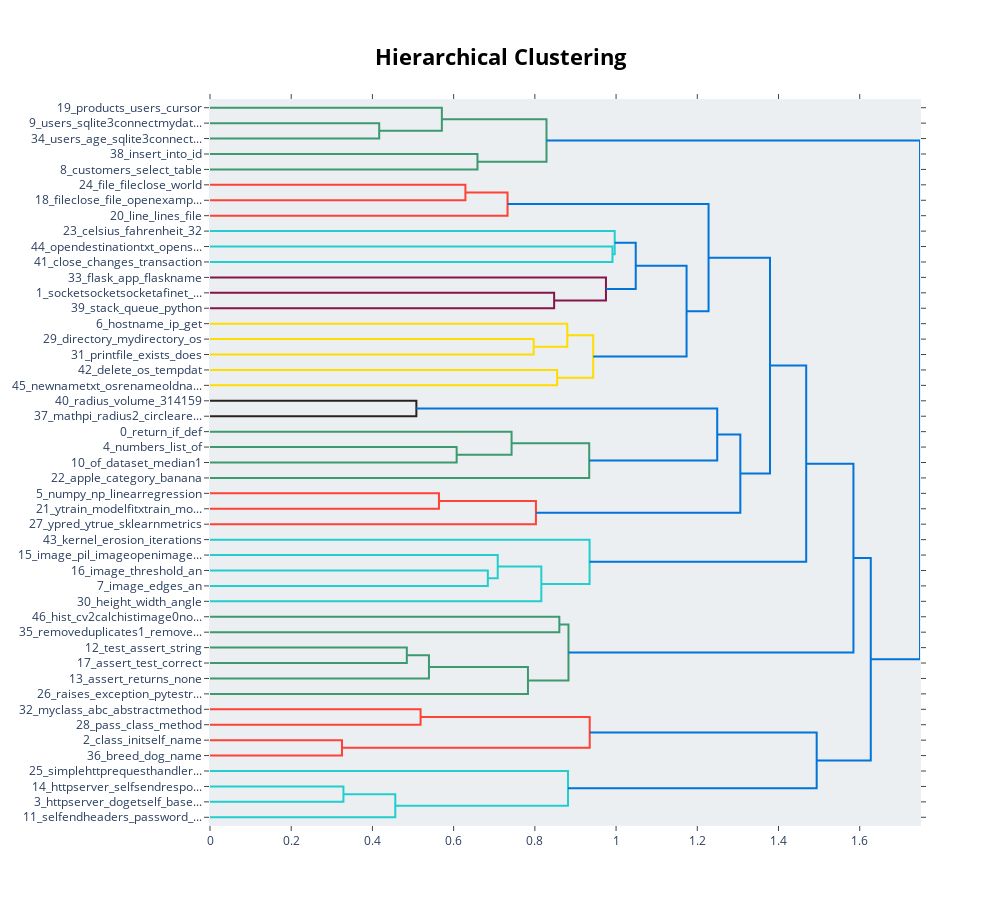

The code cell stored with this chart in its notebook:
### Code cell
variable_topic_model.visualize_hierarchy()

### Figure 1 — Plotly figure (JSON) as saved in the notebook; plotly's stock layout.template omitted (floating-point values rounded to 4 significant figures)
{"data": [{"hoverinfo": "text", "marker": {"color": "rgb(61,153,112)"}, "mode": "lines", "type": "scatter", "x": [0.0, 0.4167, 0.4167, 0.0], "xaxis": "x", "y": [-15.0, -15.0, -25.0, -25.0], "yaxis": "y"}, {"hoverinfo": "text", "marker": {"color": "rgb(61,153,112)"}, "mode": "lines", "type": "scatter", "x": [0.0, 0.571, 0.571, 0.4167], "xaxis": "x", "y": [-5.0, -5.0, -20.0, -20.0], "yaxis": "y"}, {"hoverinfo": "text", "marker": {"color": "rgb(61,153,112)"}, "mode": "lines", "type": "scatter", "x": [0.0, 0.6587, 0.6587, 0.0], "xaxis": "x", "y": [-35.0, -35.0, -45.0, -45.0], "yaxis": "y"}, {"hoverinfo": "text", "marker": {"color": "rgb(61,153,112)"}, "mode": "lines", "type": "scatter", "x": [0.571, 0.8287, 0.8287, 0.6587], "xaxis": "x", "y": [-12.5, -12.5, -40.0, -40.0], "yaxis": "y"}, {"hoverinfo": "text", "marker": {"color": "rgb(255,65,54)"}, "mode": "lines", "type": "scatter", "x": [0.0, 0.629, 0.629, 0.0], "xaxis": "x", "y": [-55.0, -55.0, -65.0, -65.0], "yaxis": "y"}, {"hoverinfo": "text", "marker": {"color": "rgb(255,65,54)"}, "mode": "lines", "type": "scatter", "x": [0.629, 0.7327, 0.7327, 0.0], "xaxis": "x", "y": [-60.0, -60.0, -75.0, -75.0], "yaxis": "y"}, {"hoverinfo": "text", "marker": {"color": "rgb(35,205,205)"}, "mode": "lines", "type": "scatter", "x": [0.0, 0.9911, 0.9911, 0.0], "xaxis": "x", "y": [-95.0, -95.0, -105.0, -105.0], "yaxis": "y"}, {"hoverinfo": "text", "marker": {"color": "rgb(35,205,205)"}, "mode": "lines", "type": "scatter", "x": [0.0, 0.9966, 0.9966, 0.9911], "xaxis": "x", "y": [-85.0, -85.0, -100.0, -100.0], "yaxis": "y"}, {"hoverinfo": "text", "marker": {"color": "rgb(133,20,75)"}, "mode": "lines", "type": "scatter", "x": [0.0, 0.8475, 0.8475, 0.0], "xaxis": "x", "y": [-125.0, -125.0, -135.0, -135.0], "yaxis": "y"}, {"hoverinfo": "text", "marker": {"color": "rgb(133,20,75)"}, "mode": "lines", "type": "scatter", "x": [0.0, 0.9751, 0.9751, 0.8475], "xaxis": "x", "y": [-115.0, -115.0, -130.0, -130.0], "yaxis": "y"}, {"hoverinfo": "text", "marker": {"color": "rgb(0,116,217)"}, "mode": "lines", "type": "scatter", "x": [0.9966, 1.048, 1.048, 0.9751], "xaxis": "x", "y": [-92.5, -92.5, -122.5, -122.5], "yaxis": "y"}, {"hoverinfo": "text", "marker": {"color": "rgb(255,220,0)"}, "mode": "lines", "type": "scatter", "x": [0.0, 0.7971, 0.7971, 0.0], "xaxis": "x", "y": [-155.0, -155.0, -165.0, -165.0], "yaxis": "y"}, {"hoverinfo": "text", "marker": {"color": "rgb(255,220,0)"}, "mode": "lines", "type": "scatter", "x": [0.0, 0.88, 0.88, 0.7971], "xaxis": "x", "y": [-145.0, -145.0, -160.0, -160.0], "yaxis": "y"}, {"hoverinfo": "text", "marker": {"color": "rgb(255,220,0)"}, "mode": "lines", "type": "scatter", "x": [0.0, 0.8548, 0.8548, 0.0], "xaxis": "x", "y": [-175.0, -175.0, -185.0, -185.0], "yaxis": "y"}, {"hoverinfo": "text", "marker": {"color": "rgb(255,220,0)"}, "mode": "lines", "type": "scatter", "x": [0.88, 0.9437, 0.9437, 0.8548], "xaxis": "x", "y": [-152.5, -152.5, -180.0, -180.0], "yaxis": "y"}, {"hoverinfo": "text", "marker": {"color": "rgb(0,116,217)"}, "mode": "lines", "type": "scatter", "x": [1.048, 1.174, 1.174, 0.9437], "xaxis": "x", "y": [-107.5, -107.5, -166.2, -166.2], "yaxis": "y"}, {"hoverinfo": "text", "marker": {"color": "rgb(0,116,217)"}, "mode": "lines", "type": "scatter", "x": [0.7327, 1.228, 1.228, 1.174], "xaxis": "x", "y": [-67.5, -67.5, -136.9, -136.9], "yaxis": "y"}, {"hoverinfo": "text", "marker": {"color": "rgb(40,35,35)"}, "mode": "lines", "type": "scatter", "x": [0.0, 0.5082, 0.5082, 0.0], "xaxis": "x", "y": [-195.0, -195.0, -205.0, -205.0], "yaxis": "y"}, {"hoverinfo": "text", "marker": {"color": "rgb(61,153,112)"}, "mode": "lines", "type": "scatter", "x": [0.0, 0.6074, 0.6074, 0.0], "xaxis": "x", "y": [-225.0, -225.0, -235.0, -235.0], "yaxis": "y"}, {"hoverinfo": "text", "marker": {"color": "rgb(61,153,112)"}, "mode": "lines", "type": "scatter", "x": [0.0, 0.7427, 0.7427, 0.6074], "xaxis": "x", "y": [-215.0, -215.0, -230.0, -230.0], "yaxis": "y"}, {"hoverinfo": "text", "marker": {"color": "rgb(61,153,112)"}, "mode": "lines", "type": "scatter", "x": [0.7427, 0.9339, 0.9339, 0.0], "xaxis": "x", "y": [-222.5, -222.5, -245.0, -245.0], "yaxis": "y"}, {"hoverinfo": "text", "marker": {"color": "rgb(0,116,217)"}, "mode": "lines", "type": "scatter", "x": [0.5082, 1.249, 1.249, 0.9339], "xaxis": "x", "y": [-200.0, -200.0, -233.8, -233.8], "yaxis": "y"}, {"hoverinfo": "text", "marker": {"color": "rgb(255,65,54)"}, "mode": "lines", "type": "scatter", "x": [0.0, 0.5638, 0.5638, 0.0], "xaxis": "x", "y": [-255.0, -255.0, -265.0, -265.0], "yaxis": "y"}, {"hoverinfo": "text", "marker": {"color": "rgb(255,65,54)"}, "mode": "lines", "type": "scatter", "x": [0.5638, 0.8026, 0.8026, 0.0], "xaxis": "x", "y": [-260.0, -260.0, -275.0, -275.0], "yaxis": "y"}, {"hoverinfo": "text", "marker": {"color": "rgb(0,116,217)"}, "mode": "lines", "type": "scatter", "x": [1.249, 1.306, 1.306, 0.8026], "xaxis": "x", "y": [-216.9, -216.9, -267.5, -267.5], "yaxis": "y"}, {"hoverinfo": "text", "marker": {"color": "rgb(0,116,217)"}, "mode": "lines", "type": "scatter", "x": [1.228, 1.379, 1.379, 1.306], "xaxis": "x", "y": [-102.2, -102.2, -242.2, -242.2], "yaxis": "y"}, {"hoverinfo": "text", "marker": {"color": "rgb(35,205,205)"}, "mode": "lines", "type": "scatter", "x": [0.0, 0.6842, 0.6842, 0.0], "xaxis": "x", "y": [-305.0, -305.0, -315.0, -315.0], "yaxis": "y"}, {"hoverinfo": "text", "marker": {"color": "rgb(35,205,205)"}, "mode": "lines", "type": "scatter", "x": [0.0, 0.7086, 0.7086, 0.6842], "xaxis": "x", "y": [-295.0, -295.0, -310.0, -310.0], "yaxis": "y"}, {"hoverinfo": "text", "marker": {"color": "rgb(35,205,205)"}, "mode": "lines", "type": "scatter", "x": [0.7086, 0.8159, 0.8159, 0.0], "xaxis": "x", "y": [-302.5, -302.5, -325.0, -325.0], "yaxis": "y"}, {"hoverinfo": "text", "marker": {"color": "rgb(35,205,205)"}, "mode": "lines", "type": "scatter", "x": [0.0, 0.9348, 0.9348, 0.8159], "xaxis": "x", "y": [-285.0, -285.0, -313.8, -313.8], "yaxis": "y"}, {"hoverinfo": "text", "marker": {"color": "rgb(0,116,217)"}, "mode": "lines", "type": "scatter", "x": [1.379, 1.468, 1.468, 0.9348], "xaxis": "x", "y": [-172.2, -172.2, -299.4, -299.4], "yaxis": "y"}, {"hoverinfo": "text", "marker": {"color": "rgb(61,153,112)"}, "mode": "lines", "type": "scatter", "x": [0.0, 0.8603, 0.8603, 0.0], "xaxis": "x", "y": [-335.0, -335.0, -345.0, -345.0], "yaxis": "y"}, {"hoverinfo": "text", "marker": {"color": "rgb(61,153,112)"}, "mode": "lines", "type": "scatter", "x": [0.0, 0.4847, 0.4847, 0.0], "xaxis": "x", "y": [-355.0, -355.0, -365.0, -365.0], "yaxis": "y"}, {"hoverinfo": "text", "marker": {"color": "rgb(61,153,112)"}, "mode": "lines", "type": "scatter", "x": [0.4847, 0.5392, 0.5392, 0.0], "xaxis": "x", "y": [-360.0, -360.0, -375.0, -375.0], "yaxis": "y"}, {"hoverinfo": "text", "marker": {"color": "rgb(61,153,112)"}, "mode": "lines", "type": "scatter", "x": [0.5392, 0.783, 0.783, 0.0], "xaxis": "x", "y": [-367.5, -367.5, -385.0, -385.0], "yaxis": "y"}, {"hoverinfo": "text", "marker": {"color": "rgb(61,153,112)"}, "mode": "lines", "type": "scatter", "x": [0.8603, 0.8828, 0.8828, 0.783], "xaxis": "x", "y": [-340.0, -340.0, -376.2, -376.2], "yaxis": "y"}, {"hoverinfo": "text", "marker": {"color": "rgb(0,116,217)"}, "mode": "lines", "type": "scatter", "x": [1.468, 1.585, 1.585, 0.8828], "xaxis": "x", "y": [-235.8, -235.8, -358.1, -358.1], "yaxis": "y"}, {"hoverinfo": "text", "marker": {"color": "rgb(255,65,54)"}, "mode": "lines", "type": "scatter", "x": [0.0, 0.5185, 0.5185, 0.0], "xaxis": "x", "y": [-395.0, -395.0, -405.0, -405.0], "yaxis": "y"}, {"hoverinfo": "text", "marker": {"color": "rgb(255,65,54)"}, "mode": "lines", "type": "scatter", "x": [0.0, 0.325, 0.325, 0.0], "xaxis": "x", "y": [-415.0, -415.0, -425.0, -425.0], "yaxis": "y"}, {"hoverinfo": "text", "marker": {"color": "rgb(255,65,54)"}, "mode": "lines", "type": "scatter", "x": [0.5185, 0.9351, 0.9351, 0.325], "xaxis": "x", "y": [-400.0, -400.0, -420.0, -420.0], "yaxis": "y"}, {"hoverinfo": "text", "marker": {"color": "rgb(35,205,205)"}, "mode": "lines", "type": "scatter", "x": [0.0, 0.3286, 0.3286, 0.0], "xaxis": "x", "y": [-445.0, -445.0, -455.0, -455.0], "yaxis": "y"}, {"hoverinfo": "text", "marker": {"color": "rgb(35,205,205)"}, "mode": "lines", "type": "scatter", "x": [0.3286, 0.4563, 0.4563, 0.0], "xaxis": "x", "y": [-450.0, -450.0, -465.0, -465.0], "yaxis": "y"}, {"hoverinfo": "text", "marker": {"color": "rgb(35,205,205)"}, "mode": "lines", "type": "scatter", "x": [0.0, 0.8816, 0.8816, 0.4563], "xaxis": "x", "y": [-435.0, -435.0, -457.5, -457.5], "yaxis": "y"}, {"hoverinfo": "text", "marker": {"color": "rgb(0,116,217)"}, "mode": "lines", "type": "scatter", "x": [0.9351, 1.494, 1.494, 0.8816], "xaxis": "x", "y": [-410.0, -410.0, -446.2, -446.2], "yaxis": "y"}, {"hoverinfo": "text", "marker": {"color": "rgb(0,116,217)"}, "mode": "lines", "type": "scatter", "x": [1.585, 1.627, 1.627, 1.494], "xaxis": "x", "y": [-297.0, -297.0, -428.1, -428.1], "yaxis": "y"}, {"hoverinfo": "text", "marker": {"color": "rgb(0,116,217)"}, "mode": "lines", "type": "scatter", "x": [0.8287, 1.748, 1.748, 1.627], "xaxis": "x", "y": [-26.25, -26.25, -362.5, -362.5], "yaxis": "y"}], "layout": {"autosize": false, "height": 905, "hoverlabel": {"bgcolor": "white", "font": {"family": "Rockwell", "size": 16}}, "hovermode": "closest", "plot_bgcolor": "#ECEFF1", "showlegend": false, "title": {"font": {"color": "Black", "size": 22}, "text": "<b>Hierarchical Clustering</b>", "x": 0.5, "xanchor": "center", "yanchor": "top"}, "width": 1000, "xaxis": {"mirror": "allticks", "rangemode": "tozero", "showgrid": false, "showline": true, "showticklabels": true, "ticks": "outside", "type": "linear", "zeroline": false}, "yaxis": {"mirror": "allticks", "range": [-470, 0], "rangemode": "tozero", "showgrid": false, "showline": true, "showticklabels": true, "tickmode": "array", "ticks": "outside", "ticktext": ["19_products_users_cursor", "9_users_sqlite3connectmydat...", "34_users_age_sqlite3connect...", "38_insert_into_id", "8_customers_select_table", "24_file_fileclose_world", "18_fileclose_file_openexamp...", "20_line_lines_file", "23_celsius_fahrenheit_32", "44_opendestinationtxt_opens...", "41_close_changes_transaction", "33_flask_app_flaskname", "1_socketsocketsocketafinet_...", "39_stack_queue_python", "6_hostname_ip_get", "29_directory_mydirectory_os", "31_printfile_exists_does", "42_delete_os_tempdat", "45_newnametxt_osrenameoldna...", "40_radius_volume_314159", "37_mathpi_radius2_circleare...", "0_return_if_def", "4_numbers_list_of", "10_of_dataset_median1", "22_apple_category_banana", "5_numpy_np_linearregression", "21_ytrain_modelfitxtrain_mo...", "27_ypred_ytrue_sklearnmetrics", "43_kernel_erosion_iterations", "15_image_pil_imageopenimage...", "16_image_threshold_an", "7_image_edges_an", "30_height_width_angle", "46_hist_cv2calchistimage0no...", "35_removeduplicates1_remove...", "12_test_assert_string", "17_assert_test_correct", "13_assert_returns_none", "26_raises_exception_pytestr...", "32_myclass_abc_abstractmethod", "28_pass_class_method", "2_class_initself_name", "36_breed_dog_name", "25_simplehttprequesthandler...", "14_httpserver_selfsendrespo...", "3_httpserver_dogetself_base...", "11_selfendheaders_password_..."], "tickvals": [-5, -15, -25, -35, -45, -55, -65, -75, -85, -95, -105, -115, -125, -135, -145, -155, -165, -175, -185, -195, -205, -215, -225, -235, -245, -255, -265, -275, -285, -295, -305, -315, -325, -335, -345, -355, -365, -375, -385, -395, -405, -415, -425, -435, -445, -455, -465], "type": "linear", "zeroline": false}}}
